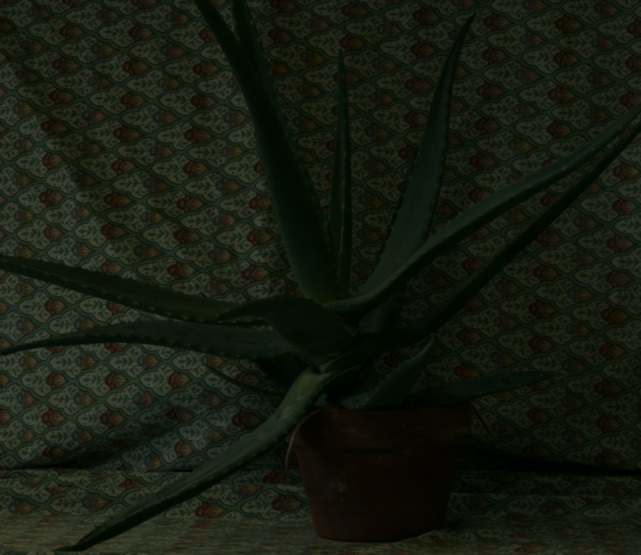
#> input picture test_image/aloe.jpg, 641 x 555 px, found by its file name
$ python aloe.py   (older library calls are emulated)
#> lines starting #> are read from the running program, lines starting #| are printed output that depends on the picture
import cv2
import numpy as np
import math
import matplotlib.pyplot as plt
import mpl_toolkits.axisartist as axisartist
from matplotlib.widgets import Slider,RadioButtons
from pic2str import aloej
import base64

Xn=0.412453+0.357580+0.180423 #看課本有沒有
Yn=1.0
Zn=0.019334+0.119193+0.950227

def GammaTrans(img,c=255,gamma=0.5):
    return np.clip(c*(np.power(img/float(np.max(img)),gamma)),0,255)

def HistogramEqual(img):
    height,width=img.shape
    value_dic={}
    for h in range(0,height):
        for w in range(0,width):
            value_dic[img[h][w]]=0
    for h in range(0,height):
        for w in range(0,width):
            value_dic[img[h][w]]+=1
    new_lt=sorted(value_dic.items())
    cdf=0.0
    new_img=np.zeros((height,width),dtype=np.float)
    for tp in new_lt:
        key,v=tp
        cdf+=v/(height*width)
        value_dic[key]=cdf
    # print(value_dic)
    for h in range(0,height):
        for w in range(0,width):
            new_img[h][w]=value_dic[img[h][w]]
    return np.clip(255*new_img,0,255)

def BGRToRGB(bgr_img):
    rgb_array=np.zeros(bgr_img.shape,dtype=np.uint8)
    rgb_array[:,:,0]=bgr_img[:,:,2]
    rgb_array[:,:,1]=bgr_img[:,:,1]
    rgb_array[:,:,2]=bgr_img[:,:,0]
    return rgb_array

def RGBToXYZ(bgr_img):
    img=np.clip(bgr_img.astype(np.float)/255,0,1)

    b_array=img[:,:,0]
    g_array=img[:,:,1]
    r_array=img[:,:,2]

    x_array=0.412453*r_array+0.357580*g_array+0.180423*b_array
    y_array=0.212671*r_array+0.715160*g_array+0.072169*b_array
    z_array=0.019334*r_array+0.119193*g_array+0.950227*b_array
    return (x_array,y_array,z_array)

def XYZToRGB(tp):
    x_array,y_array,z_array=tp
    r_array=3.240479*x_array-1.53715*y_array-0.498535*z_array
    g_array=-0.969256*x_array+1.875991*y_array+0.041556*z_array
    b_array=0.055648*x_array-0.204043*y_array+1.057311*z_array
    height,width=x_array.shape
    bgr_img=np.zeros((height,width,3),dtype=np.float)
    bgr_img[:,:,0]=np.clip(r_array*255,0,255)
    bgr_img[:,:,1]=np.clip(g_array*255,0,255)
    bgr_img[:,:,2]=np.clip(b_array*255,0,255)
    # cv2.imshow("lab_img",bgr_img.astype(np.uint8))
    # cv2.waitKey()
    return bgr_img.astype(np.uint8)

def inv_lab_f(lab_f):
    height,width=lab_f.shape
    lab_f_1=lab_f**3
    lab_f_2=(lab_f-(4/29))/((1/3)*((29/6)**2))
    arr=np.zeros((height,width),dtype=np.float)
    for h in range(0,height):
        for w in range(0,width):
            if lab_f_1[h][w]>((6/29)**3):
                arr[h][w]=lab_f_1[h][w]
            else:
                arr[h][w]=lab_f_2[h][w]
    return arr

def LabToXYZ(lab_img):
    L_array=lab_img[:,:,0]*100/255
    a_array=lab_img[:,:,1]
    b_array=lab_img[:,:,2]
    lab_f_y=(L_array+16)/116
    lab_f_x=(a_array-128)/500+lab_f_y
    lab_f_z=lab_f_y-(b_array-128)/200
    x_array=inv_lab_f(lab_f_x)*Xn
    y_array=inv_lab_f(lab_f_y)*Yn
    z_array=inv_lab_f(lab_f_z)*Zn
    return (x_array,y_array,z_array)

def lab_f(arr):
    height,width=arr.shape
    f_arr_1=arr**(1/3)
    f_arr_2=(1/3)*((29/6)**2)*arr+(4/29)
    f_arr=np.zeros((height,width),dtype=np.float)
    for h in range(0,height):
        for w in range(0,width):
            if arr[h][w]>((6/29)**3):
                f_arr[h][w]=f_arr_1[h][w]
            else:
                f_arr[h][w]=f_arr_2[h][w]
    return f_arr

def XYZToLab(tp):
    x_array,y_array,z_array=tp
    height,width=x_array.shape
    L_array=116*lab_f(y_array/Yn)-16
    a_array=500*(lab_f(x_array/Xn)-lab_f(y_array/Yn))
    b_array=200*(lab_f(y_array/Yn)-lab_f(z_array/Zn))
    lab_img=np.zeros((height,width,3),dtype=np.float)
    lab_img[:,:,0]=np.clip(L_array*255/100,0,255)
    lab_img[:,:,1]=np.clip(a_array+128,0,255)
    lab_img[:,:,2]=np.clip(b_array+128,0,255)
    return lab_img

def bgr_min(bgr_img):
    height,width,channel=bgr_img.shape
    min_img=np.zeros((height,width),dtype=np.float)
    for h in range(0,height):
        for w in range(0,width):
            min_img[h][w]=bgr_img[h][w].min()
    return min_img

def inv_cos(bgr_img):
    height,width,channel=bgr_img.shape
    b_array=bgr_img[:,:,0]
    g_array=bgr_img[:,:,1]
    r_array=bgr_img[:,:,2]
    f_x=(r_array-(g_array+b_array)/2)/(((r_array-g_array)**2+(r_array-b_array)*(g_array-b_array))**(1/2)+0.000001)
    theta=180*np.arccos(f_x)/np.pi
    h_array=np.zeros((height,width),dtype=np.float)
    for h in range(0,height):
        for w in range(0,width):
            if b_array[h][w]<=g_array[h][w]:
                h_array[h][w]=theta[h][w]
            else:
                h_array[h][w]=360-theta[h][w]
    return h_array

def HSIToRGB(hsi_img):
    i_array=hsi_img[:,:,2]/255
    s_array=hsi_img[:,:,1]/255
    h_array=hsi_img[:,:,0]/255*360
    height,width,channel=hsi_img.shape
    rgb_array=np.zeros((height,width,channel),dtype=np.float)
    r_array=rgb_array[:,:,0]
    g_array=rgb_array[:,:,1]
    b_array=rgb_array[:,:,2]
    for h in range(0,height):
        for w in range(0,width):
            if 0<=h_array[h][w]<120:
                b_array[h][w]=i_array[h][w]*(1-s_array[h][w])
                r_array[h][w]=i_array[h][w]*(1+(s_array[h][w]*np.cos(np.deg2rad(h_array[h][w]))/(np.cos(np.deg2rad(60-h_array[h][w]))+0.000001)))
                g_array[h][w]=3*i_array[h][w]-(r_array[h][w]+b_array[h][w])
            elif 120<=h_array[h][w]<240:
                h_array[h][w]=h_array[h][w]-120
                r_array[h][w]=i_array[h][w]*(1-s_array[h][w])
                b_array[h][w]=3*i_array[h][w]-(r_array[h][w]+g_array[h][w])
                g_array[h][w]=i_array[h][w]*(1+(s_array[h][w]*np.cos(np.deg2rad(h_array[h][w]))/(np.cos(np.deg2rad(60-h_array[h][w]))+0.000001)))
            elif 240<=h_array[h][w]<=360:
                h_array[h][w]=h_array[h][w]-240
                g_array[h][w]=i_array[h][w]*(1-s_array[h][w])
                r_array[h][w]=3*i_array[h][w]-(b_array[h][w]+g_array[h][w])
                b_array[h][w]=i_array[h][w]*(1+(s_array[h][w]*np.cos(np.deg2rad(h_array[h][w]))/(np.cos(np.deg2rad(60-h_array[h][w]))+0.000001)))
    return np.clip(rgb_array*255,0,255).astype(np.uint8)

def RGBToHSI(bgr_img):
    height,width,channel=bgr_img.shape
    img=bgr_img/255
    temp_sum=img[:,:,0]+img[:,:,1]+img[:,:,2]
    h_array=(inv_cos(img)/360)*255
    i_array=((temp_sum)/3)*255
    s_array=(1-3*(bgr_min(img)/(temp_sum+0.000001)))*255
    hsi_img=np.zeros((height,width,channel),dtype=np.float)
    hsi_img[:,:,0]=h_array
    hsi_img[:,:,1]=s_array
    hsi_img[:,:,2]=i_array
    # cv2.imshow("hsi",hsi_img.astype(np.uint8))
    # cv2.waitKey()
    # print(hsi_img)
    return hsi_img


def ReadByteImg(func):
    byte_data = base64.b64decode(func)
    img_buffer_numpy = np.frombuffer(byte_data, dtype=np.uint8)
    return cv2.imdecode(img_buffer_numpy, cv2.IMREAD_UNCHANGED)

def PlotHisto(fig,data,ax_lt,x_pos,y_pos):
    pos_num=x_pos+y_pos
    ax = axisartist.Subplot(fig, 2,2,pos_num)
    fig.add_subplot(ax)
    ax_lt.append(ax)
    ax.imshow(data,cmap='gray')
    ax.axis["bottom"].set_visible(False)
    ax.axis["left"].set_visible(False)
    ax.axis["top"].set_visible(False)
    ax.axis["right"].set_visible(False)
    plt.tight_layout()

def GenerateLab(rgb_img):
    lab_img=XYZToLab(RGBToXYZ(rgb_img))
    lab_img[:,:,0]=GammaTrans(lab_img[:,:,0])
    return XYZToRGB(LabToXYZ(lab_img))

def GenerateHSI(rgb_img):
    hsi_img=RGBToHSI(rgb_img)
    hsi_img[:,:,2]=GammaTrans(hsi_img[:,:,2],gamma=0.75)
    return HSIToRGB(hsi_img)

def GenerateRGB(rgb_img,channel=3):
    new_img=np.zeros(rgb_img.shape,dtype=np.float)
    if channel==1:
        new_img=GammaTrans(rgb_img,gamma=0.6)
        # new_img=HistogramEqual(rgb_img)
    elif channel==3:
        new_img[:,:,0]=GenerateRGB(rgb_img[:,:,2],channel=1)
        new_img[:,:,1]=GenerateRGB(rgb_img[:,:,1],channel=1)
        new_img[:,:,2]=GenerateRGB(rgb_img[:,:,0],channel=1)
    return np.clip(new_img,0,255).astype(np.uint8)

aloe=cv2.imread('./aloe.jpg')
#> aloe is the input picture: shape (555, 641, 3); mean B, G, R 14.8, 26.5, 21.4
if type(aloe)==type(None):
    aloe=ReadByteImg(aloej)

fig = plt.figure()
img_lt=[aloe]
ax_lt=[]
for i,(img) in enumerate(img_lt):
    lab_img=GenerateLab(img)
    rgb_img=GenerateRGB(img)
    hsi_img=GenerateHSI(img)
    PlotHisto(fig,BGRToRGB(img),ax_lt,i,1)
    PlotHisto(fig,rgb_img,ax_lt,i,2)
    PlotHisto(fig,lab_img,ax_lt,i,3)
    PlotHisto(fig,hsi_img,ax_lt,i,4)
#> this loop made 1 pass
#> pass 1, in RGBToXYZ, `img=np.clip(bgr_img.astype(np.float)/255,0,1)`:
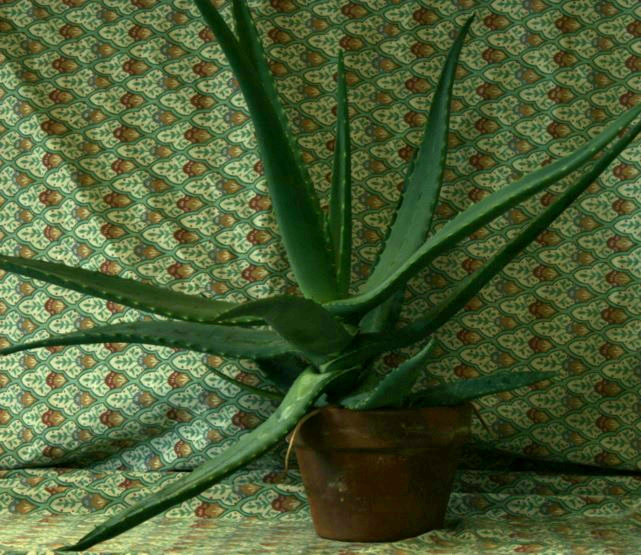
#> img: shape (555, 641, 3) float64; mean B, G, R 0.0579, 0.104, 0.0841; drawn with min black and max white
#> pass 1, in RGBToXYZ, `b_array=img[:,:,0]`:
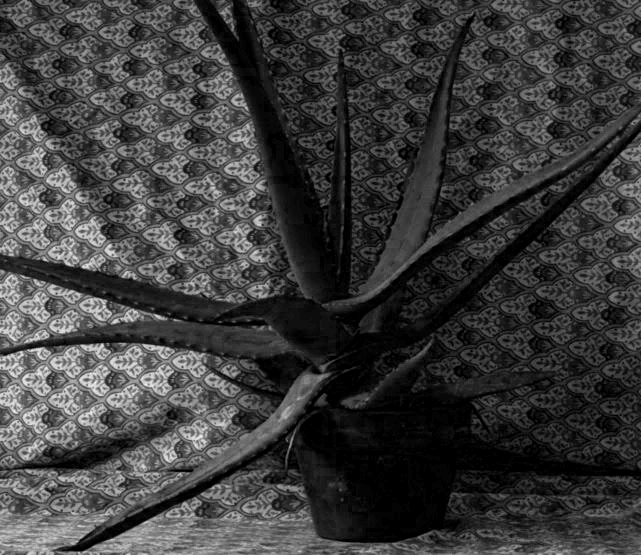
#> b_array: shape (555, 641) float64; min 0, max 0.239, mean 0.0579; drawn with min black and max white
#> pass 1, in RGBToXYZ, `g_array=img[:,:,1]`:
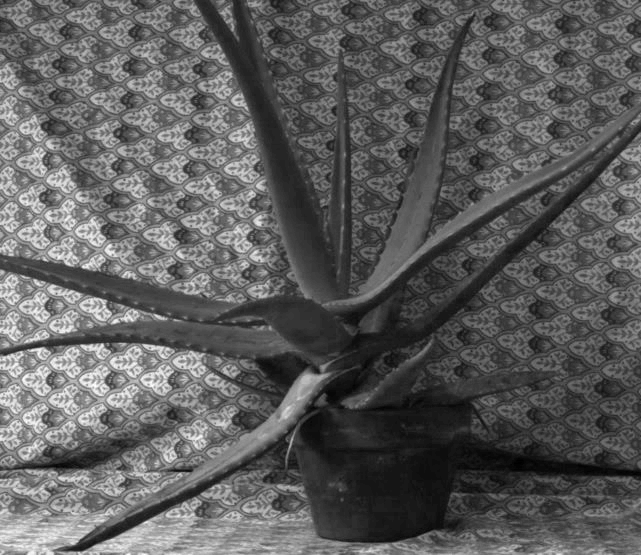
#> g_array: shape (555, 641) float64; min 0, max 0.282, mean 0.104; drawn with min black and max white
#> pass 1, in RGBToXYZ, `r_array=img[:,:,2]`:
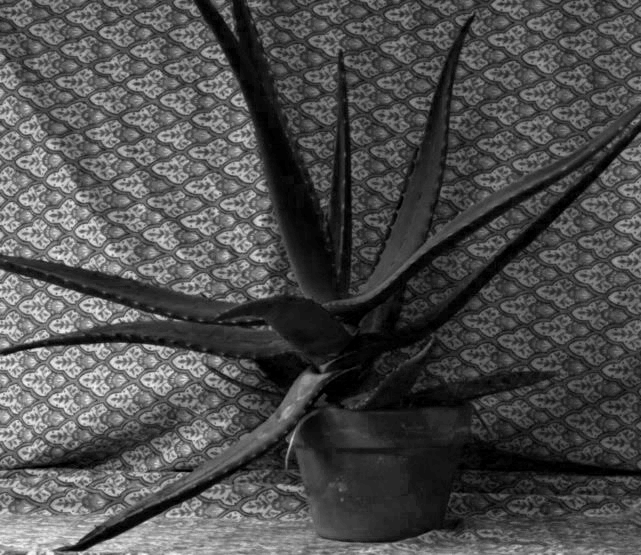
#> r_array: shape (555, 641) float64; min 0, max 0.275, mean 0.0841; drawn with min black and max white

plt.tight_layout()
plt.show()
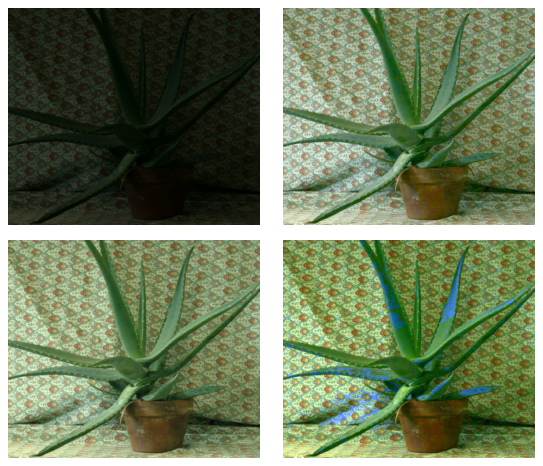
#> figure drawn by matplotlib, 4 panels
